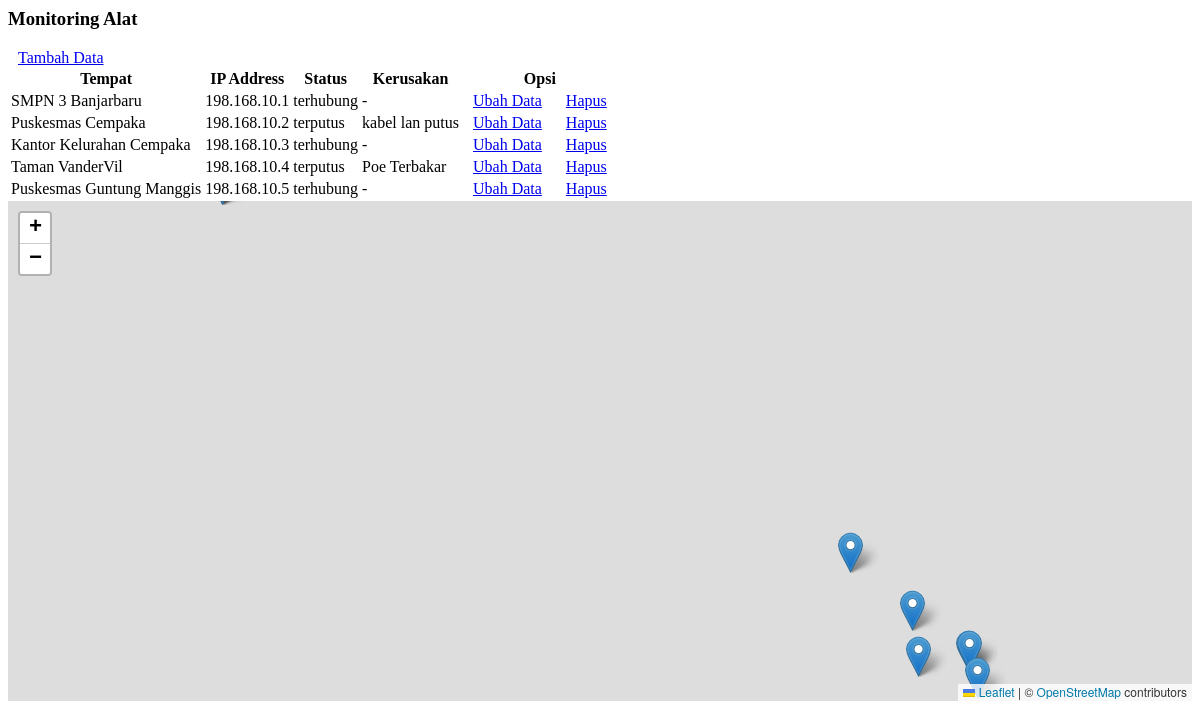
Page /pages/pemeliharaan/tampil.php on the committed database.
### tables this page shows
CREATE TABLE `alat` (
  `id` int(11) NOT NULL,
  `tempat` varchar(255) NOT NULL,
  `device_id` varchar(255) NOT NULL,
  `kerusakan` varchar(225) NOT NULL,
  `status` enum('terhubung','terputus') NOT NULL
);

### pages/pemeliharaan/tampil.php (the view, shortened to what this page needs)
<?php
include_once "partials/cssdatatables.php";
$database = new Database();
$db = $database->getConnection();
$alatQuery = "
    SELECT id, tempat, device_id, status, kerusakan
    FROM alat
";
$alatResult = $db->query($alatQuery);
?>
<div class="content">
    <div class="card">
        <div class="card-header">
            <h3 class="card-title">Monitoring Alat</h3>
            <a href="?page=tambah-alat" class="btn btn-info btn-sm float-right" style="margin-left: 10px;">
                <i class="fa fa-plus-circle"></i> Tambah Data
            </a>
        </div>
        <div class="card-body">
            <table id="mytable" class="table table-bordered table-hover">
                <thead>
                    <tr>
                        <th>Tempat</th>
                        <th>IP Address</th>
                        <th>Status</th>
                        <th>Kerusakan</th>
                        <th>Opsi</th>
                    </tr>
                </thead>
                <tbody>
                    <?php while ($row = $alatResult->fetch(PDO::FETCH_ASSOC)): ?>
                    <tr>
                        <td><?php echo htmlspecialchars($row['tempat']); ?></td>
                        <td><?php echo htmlspecialchars($row['device_id']); ?></td>
                        <td><?php echo htmlspecialchars($row['status']); ?></td>
                        <td><?php echo htmlspecialchars($row['kerusakan']); ?></td>
                        <td>
                            <a href="?page=edit-alat&id=<?php echo $row['id']?>" class="btn btn-warning btn-sm float-right" style="margin: 10px;"><i class="fa fa-edit"></i> Ubah Data</a>
                            <a href="?page=hapus-alat&id=<?php echo $row['id'] ?>" class="btn btn-danger btn-sm float-right" style="margin: 10px"><i class="fa fa-trash"></i> Hapus</a>
                        </td>
                    </tr>
                    <?php endwhile; ?>
                </tbody>
            </table>
        </div>
    </div>
</div>
<div id="map" style="height: 500px; width: 100%;"></div>
<link rel="stylesheet" href="https://unpkg.com/leaflet/dist/leaflet.css" />

### partials/cssdatatables.php
<link rel="stylesheet" href="plugins/datatables-bs4/css/dataTables.bootstrap4.min.css">
<link rel="stylesheet" href="plugins/datatables-responsive/css/responsive.bootstrap4.min.css">
<link rel="stylesheet" href="plugins/datatables-buttons/css/buttons.bootstrap4.min.css">

### rows in the picture
alat: tempat "SMPN 3 Banjarbaru", device "198.168.10.1", status "terhubung", kerusakan "-"
alat: tempat "Puskesmas Cempaka", device "198.168.10.2", status "terputus", kerusakan "kabel lan putus"
alat: tempat "Kantor Kelurahan Cempaka", device "198.168.10.3", status "terhubung", kerusakan "-"
alat: tempat "Taman VanderVil", device "198.168.10.4", status "terputus", kerusakan "Poe Terbakar"
alat: tempat "Puskesmas Guntung Manggis", device "198.168.10.5", status "terhubung", kerusakan "-"
